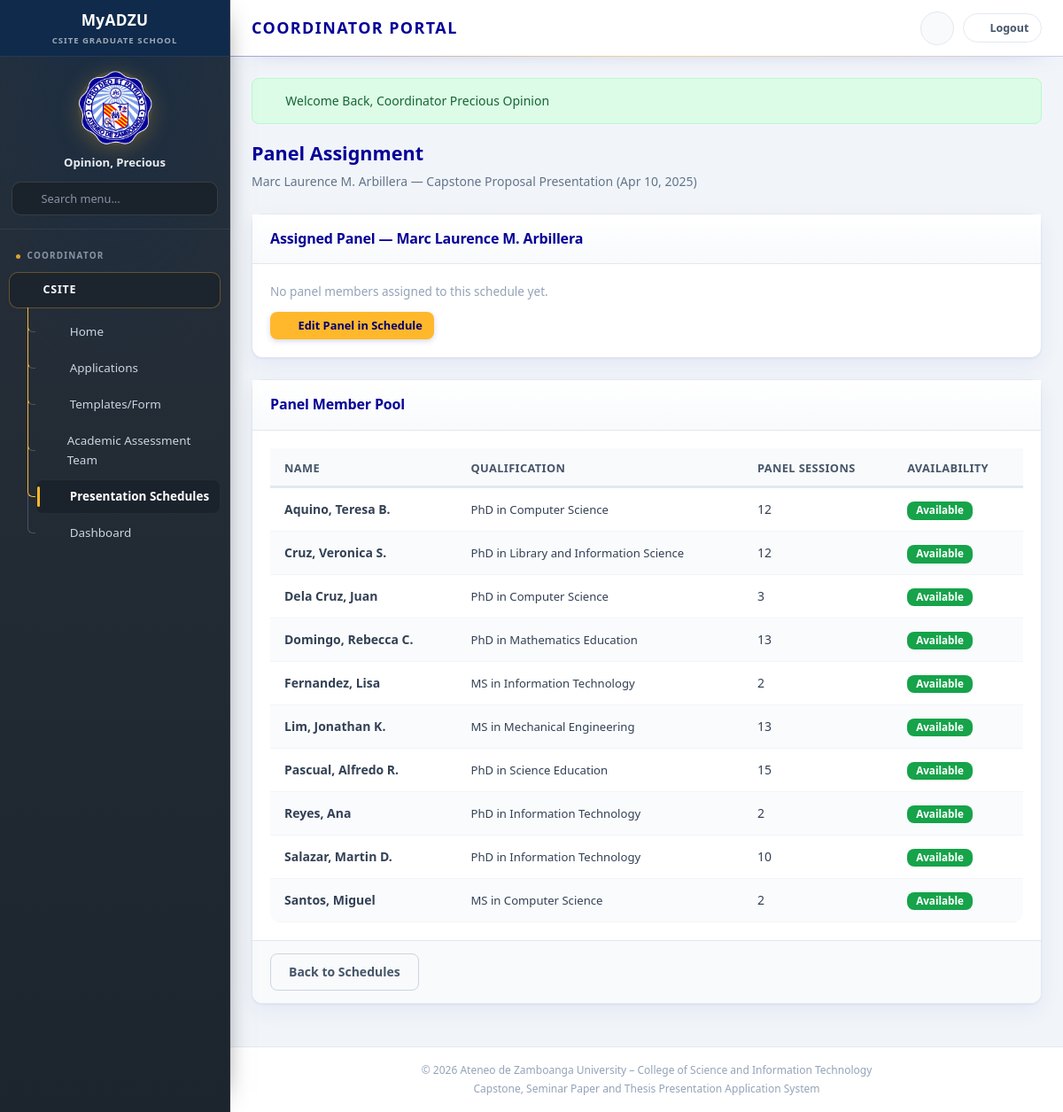
Screenshot of /coordinator/schedule/panel.php (signed in) with the database file from the repository.
### tables this page shows
CREATE TABLE `panel_members` (
  `panel_member_id` int(11) NOT NULL,
  `first_name` varchar(100) NOT NULL,
  `middle_name` varchar(100) DEFAULT NULL,
  `last_name` varchar(100) NOT NULL,
  `qualification` varchar(150) NOT NULL,
  `email` varchar(100) DEFAULT NULL,
  `availability` enum('available','unavailable') NOT NULL DEFAULT 'available',
  `notes` text DEFAULT NULL,
  `created_at` timestamp NOT NULL DEFAULT current_timestamp(),
  `updated_at` timestamp NOT NULL DEFAULT current_timestamp() ON UPDATE current_timestamp()
);

### includes/config/modules/25-prototype-store.php (called while the page is built, shortened)
<?php
function storeGet(string $key, array $default = []): array {
    return $_SESSION[$key] ?? $default;
}

### includes/config/modules/46-schedules.php (called while the page is built, shortened)
<?php
function findSchedule(string $id): ?array {
    return null;
}
function databaseSchedulePanelMembers(int $applicationId): array {
    if (!class_exists('DB') || $applicationId <= 0) return [];    try {
        $rows = DB::query(
                'SELECT pm.*, spa.panel_role
             FROM schedules sc
             INNER JOIN schedule_panel_assignments spa ON spa.schedule_id = sc.schedule_id
             INNER JOIN panel_members pm ON pm.panel_member_id = spa.panel_member_id
             WHERE sc.application_id = :application_id
             ORDER BY spa.assignment_id'
        , ['application_id' => $applicationId])->fetchAll();
        return array_map(static function (array $row): array {
            $member = normalizePanelMemberRow($row);
            if (isset($row['panel_role'])) {
                $member['panel_role'] = (string) $row['panel_role'];
            }
            return $member;
        }, $rows);
    } catch (Throwable $e) {
        return [];
    }
}

### includes/config/db.php (called while the page is built, shortened)
<?php
class DB {
    private static $pdo = null;
    public static function getConnection() {
        if (self::$pdo === null) {
            $host = 'localhost';
            $db   = 'csite_grad_school';
            $user = 'root';
            $pass = '';
            $port = '3306';
            $dsn = "mysql:host=$host;port=$port;dbname=$db;charset=utf8mb4";
            try {
                self::$pdo = new PDO($dsn, $user, $pass, [
                    PDO::ATTR_ERRMODE            => PDO::ERRMODE_EXCEPTION,
                    PDO::ATTR_DEFAULT_FETCH_MODE => PDO::FETCH_ASSOC,
                    PDO::ATTR_EMULATE_PREPARES   => false,
                ]);
            } catch (PDOException $e) {
                die("Database Connection Error: " . $e->getMessage());
            }
        }
        return self::$pdo;
    }
    public static function query($sql, $params = []) {
        $pdo = self::getConnection();
        $stmt = $pdo->prepare($sql);
        $stmt->execute($params);
        return $stmt;
    }
}

### includes/config/modules/10-ui-and-urls.php (called while the page is built, shortened)
<?php
function url(string $path): string {
    return BASE_URL . '/' . ltrim($path, '/');
}

### includes/config/modules/45-pools.php (called while the page is built, shortened)
<?php
function normalizePanelMemberRow(array $row): array {
    $firstName = trim((string) ($row['first_name'] ?? ''));
    $middleName = trim((string) ($row['middle_name'] ?? ''));
    $lastName = trim((string) ($row['last_name'] ?? ''));
    $givenName = trim(implode(' ', array_filter([$firstName, $middleName])));
    return [
        'id' => (string) ($row['panel_member_id'] ?? $row['id'] ?? ''),
        'name' => $lastName !== '' ? $lastName . ', ' . $givenName : (string) ($row['name'] ?? ''),
        'first_name' => $firstName,
        'middle_name' => $middleName,
        'last_name' => $lastName,
        'qualification' => (string) ($row['qualification'] ?? ''),
        'email' => (string) ($row['email'] ?? ''),
        'notes' => (string) ($row['notes'] ?? ''),
        'panelSessions' => (int) ($row['panel_sessions'] ?? $row['panelSessions'] ?? 0),
        'availability' => (string) ($row['availability'] ?? 'available'),
    ];
}
function databasePanelMembers(): array {
    if (class_exists('DB')) {
        try {
            $rows = DB::query('SELECT p.*, COUNT(a.assignment_id) AS panel_sessions FROM panel_members p LEFT JOIN schedule_panel_assignments a ON a.panel_member_id = p.panel_member_id GROUP BY p.panel_member_id ORDER BY p.last_name, p.first_name, p.middle_name')->fetchAll();
            return array_map('normalizePanelMemberRow', $rows);
        } catch (Throwable $e) {
        }
    }
    return array_map('normalizePanelMemberRow', storeGet('panels'));
}

### coordinator/schedule/panel.php (the view, shortened to what this page needs)
<?php
require_once __DIR__ . '/../../includes/config/db.php';
$sch = findSchedule((string) ($_GET['id'] ?? '')) ?? (storeGet('schedules')[0] ?? null);
$assignedPanelMembers = $sch ? databaseSchedulePanelMembers((int) ($sch['applicationId'] ?? 0)) : [];
$panelNames = array_map(static function (array $member): string {
    return trim($member['last_name'] . ', ' . $member['first_name'] . (!empty($member['middle_name']) ? ' ' . $member['middle_name'] : ''));
}, $assignedPanelMembers);
$members = databasePanelMembers();
require_once __DIR__ . '/../../includes/layout/header.php';
?>
<div class="page-header">
    <h2>Panel Assignment</h2>
    <p><?= $sch ? htmlspecialchars(($sch['studentName'] ?? '') . ' — ' . ($sch['stage'] ?? '') . ' (' . ($sch['date'] ?? '') . ')') : 'Panel composition for selected presentation.' ?></p>
</div>
<div class="card">
    <div class="card-header"><h3>Assigned Panel — <?= htmlspecialchars($sch['studentName'] ?? '—') ?></h3></div>
    <div class="card-body">
        <?php if ($panelNames): ?>
        <div style="display:flex;flex-direction:column;gap:0.6rem;">
            <?php foreach ($panelNames as $idx => $name): ?>
            <div style="display:flex;align-items:center;gap:0.75rem;padding:0.6rem 1rem;background:var(--gray-50);border-radius:var(--radius);border:1px solid var(--gray-200);">
                <div style="width:32px;height:32px;border-radius:50%;background:rgba(6,2,151,0.1);display:flex;align-items:center;justify-content:center;flex-shrink:0;">
                    <i class="fas fa-user" style="color:var(--adzu-navy);font-size:0.8rem;"></i>
                </div>
                <div>
                    <div style="font-weight:600;font-size:0.875rem;"><?= htmlspecialchars($name) ?></div>
                    <div style="font-size:0.73rem;color:var(--gray-400);">Panel Member <?= $idx + 1 ?></div>
                </div>
            </div>
            <?php endforeach; ?>
        </div>
        <?php else: ?>
        <p style="color:var(--gray-400);font-size:0.85rem;">No panel members assigned to this schedule yet.</p>
        <?php endif; ?>
        <?php if ($sch): ?>
        <div style="margin-top:0.75rem;">
            <a class="btn btn-primary coord-edit-btn" href="<?= url('coordinator/schedule/edit.php?id=' . urlencode($sch['id'])) ?>"><i class="fas fa-pen-to-square" aria-hidden="true"></i> Edit Panel in Schedule</a>
        </div>
        <?php endif; ?>
    </div>
</div>
<div class="card">
    <div class="card-header"><h3>Panel Member Pool</h3></div>
    <div class="card-body">
        <div class="table-responsive">
            <table class="data-table">
                <thead>
                    <tr><th>Name</th><th>Qualification</th><th>Panel Sessions</th><th>Availability</th></tr>
                </thead>
                <tbody>
                    <?php foreach ($members as $pm): ?>
                    <tr>
                        <td><strong><?= htmlspecialchars($pm['name']) ?></strong></td>
                        <td style="font-size:0.82rem;"><?= htmlspecialchars($pm['qualification']) ?></td>
                        <td><?= (int) $pm['panelSessions'] ?></td>
                        <td>
                            <form method="post">
                                <button type="submit" class="btn btn-sm <?= ($pm['availability'] ?? '') === 'available' ? 'btn-success' : 'btn-outline' ?>" style="font-size:0.73rem;padding:2px 10px;">
                                    <?= ($pm['availability'] ?? '') === 'available' ? 'Available' : 'Unavailable' ?>
                                </button>
                            </form>
                        </td>
                    </tr>
                    <?php endforeach; ?>
                </tbody>
            </table>
        </div>
    </div>
    <div class="card-footer">
        <a href="<?= url('coordinator/schedule/manage.php') ?>" class="btn btn-outline">Back to Schedules</a>
    </div>
</div>
<?php require_once __DIR__ . '/../../includes/layout/footer.php'; ?>

### assets/css/shared/00-base.css (style rules this page uses)
:root { --adzu-navy: #060297; --adzu-navy-light: #2018c0; --adzu-navy-dark: #040170; --adzu-gold: #FFB82B; --adzu-gold-hover: #e5a526; --adzu-blue: #4285F4; --white: #ffffff; --gray-50: #f8fafc; --gray-100: #f1f5f9; --gray-200: #e2e8f0; --gray-300: #cbd5e1; --gray-400: #94a3b8; --gray-500: #64748b; --gray-600: #475569; --gray-700: #334155; --gray-800: #1e293b; --success: #16a34a; --success-bg: #dcfce7; --warning: #ca8a04; --warning-bg: #fef9c3; --danger: #dc2626; --danger-bg: #fee2e2; --info: #2563eb; --info-bg: #dbeafe; --purple: #7c3aed; --purple-bg: #ede9fe; --sidebar-width: 260px; --topbar-height: 64px; --radius: 8px; --radius-lg: 12px; --shadow: 0 1px 3px rgba(6, 2, 151, 0.08); --shadow-md: 0 4px 12px rgba(6, 2, 151, 0.1); --transition: 0.2s ease; --font: 'Source Sans 3', 'Segoe UI', sans-serif; --font-heading: 'Montserrat', 'Segoe UI', sans-serif; }
*, *::before, *::after { box-sizing: border-box; margin: 0; padding: 0; }
html { scroll-behavior: smooth; }
body { font-family: var(--font); font-size: 15px; line-height: 1.6; color: var(--gray-700); background: var(--gray-100); min-height: 100vh; }
h1, h2, h3, h4, h5, h6, .topbar-title h1, .section-title, .page-header h2, .card-header h3 { font-family: var(--font-heading); }
a { color: var(--adzu-navy); text-decoration: none; transition: color var(--transition); }
.btn { display: inline-flex; align-items: center; justify-content: center; gap: 0.5rem; padding: 0.65rem 1.25rem; font-size: 0.875rem; font-weight: 600; font-family: var(--font); border: none; border-radius: var(--radius); cursor: pointer; transition: all var(--transition); text-decoration: none; line-height: 1.4; }
.btn-primary { background: var(--adzu-gold); color: var(--adzu-navy-dark); }
.btn-outline { background: transparent; border: 1px solid var(--gray-300); color: var(--gray-600); }
.btn-success { background: var(--success); color: var(--white); }
.btn-sm { padding: 0.4rem 0.85rem; font-size: 0.8rem; }

### assets/css/applications/10-student-application.css (style rules this page uses)
.page-header { margin-bottom: 1.5rem; }
.page-header h2 { font-size: 1.35rem; font-weight: 700; color: var(--adzu-navy); margin-bottom: 0.25rem; }
.page-header p { font-size: 0.875rem; color: var(--gray-500); }
.card { background: var(--white); border: 1px solid var(--gray-200); border-radius: var(--radius-lg); box-shadow: var(--shadow); margin-bottom: 1.5rem; }
.card-header { padding: 1rem 1.25rem; border-bottom: 1px solid var(--gray-200); display: flex; align-items: center; justify-content: space-between; gap: 1rem; flex-wrap: wrap; }
.card-header h3 { font-size: 1rem; font-weight: 600; color: var(--adzu-navy); }
.card-body { padding: 1.25rem; }
.card-footer { padding: 0.85rem 1.25rem; border-top: 1px solid var(--gray-200); background: var(--gray-50); border-radius: 0 0 var(--radius-lg) var(--radius-lg); }
.table-responsive { overflow-x: auto; }
.data-table { width: 100%; border-collapse: collapse; font-size: 0.875rem; }
.data-table th { background: var(--gray-50); padding: 0.75rem 1rem; text-align: left; font-weight: 600; color: var(--gray-600); font-size: 0.8rem; text-transform: uppercase; letter-spacing: 0.03em; border-bottom: 2px solid var(--gray-200); white-space: nowrap; }
.data-table td { padding: 0.75rem 1rem; border-bottom: 1px solid var(--gray-100); vertical-align: middle; }

### assets/css/student/95-portal-pages.css (style rules this page uses)
.card { border-color: var(--gray-200); box-shadow: 0 1px 2px rgba(6, 2, 151, 0.05), 0 8px 24px rgba(6, 2, 151, 0.06); transition: box-shadow var(--transition), transform var(--transition); }
.card-header { padding: 0.95rem 1.25rem; background: linear-gradient(180deg, #ffffff 0%, var(--gray-50) 100%); }
.card-header h3 { letter-spacing: -0.01em; }
.data-table thead th { background: var(--gray-50); border-bottom: 1px solid var(--gray-200); box-shadow: inset 0 -2px 0 var(--gray-200); }
.data-table tbody tr:nth-child(even) { background: rgba(248, 250, 252, 0.75); }
.data-table td { padding: 0.8rem 1rem; }
.table-responsive { border-radius: 0 0 var(--radius-lg) var(--radius-lg); }
.btn { transition: background var(--transition), color var(--transition), border-color var(--transition), box-shadow var(--transition), transform var(--transition); }

### assets/css/coordinator/98-edit-controls.css (style rules this page uses)
.coord-edit-btn { padding: 0.4rem 0.85rem; font-size: 0.8rem; border-radius: var(--radius); box-shadow: 0 2px 6px rgba(6, 2, 151, 0.16); }
.coord-edit-btn i { font-size: 0.8rem; }

### rows the page displays
panel_members: name "Aquino, Teresa B.", qualification "PhD in Computer Science", panelSessions "12", availability "Available"
panel_members: name "Cruz, Veronica S.", qualification "PhD in Library and Information Science", panelSessions "12", availability "Available"
panel_members: name "Dela Cruz, Juan", qualification "PhD in Computer Science", panelSessions "3", availability "Available"
panel_members: name "Domingo, Rebecca C.", qualification "PhD in Mathematics Education", panelSessions "13", availability "Available"
panel_members: name "Fernandez, Lisa", qualification "MS in Information Technology", panelSessions "2", availability "Available"
panel_members: name "Lim, Jonathan K.", qualification "MS in Mechanical Engineering", panelSessions "13", availability "Available"
panel_members: name "Pascual, Alfredo R.", qualification "PhD in Science Education", panelSessions "15", availability "Available"
panel_members: name "Reyes, Ana", qualification "PhD in Information Technology", panelSessions "2", availability "Available"
panel_members: name "Salazar, Martin D.", qualification "PhD in Information Technology", panelSessions "10", availability "Available"
panel_members: name "Santos, Miguel", qualification "MS in Computer Science", panelSessions "2", availability "Available"

### other values shown
$userName "Opinion, Precious"
$item['label'] "Home"
$item['label'] "Applications"
$item['label'] "Templates/Form"
$item['label'] "Academic Assessment Team"
$item['label'] "Presentation Schedules"
$item['label'] "Dashboard"
$flash['message'] "Welcome Back, Coordinator Precious Opinion"
$sch['studentName'] "Marc Laurence M. Arbillera"
SITE_TAGLINE "Capstone, Seminar Paper and Thesis Presentation Application System"
